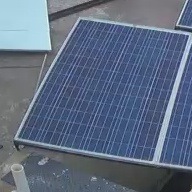
#> input picture Prueba 2/Panel_0.jpg, 192 x 192 px
$ jupyter execute 'segmentaciónycaracterización.ipynb'
#> lines starting #> are read from the running program, lines starting #| are printed output that depends on the picture; after the words box and inside, x2 and y2 are one past the last pixel; in counts of white or black regions, pixels touching at a corner belong together
# Segmentación

## SLIC: Simple Linear Iterative Clustering (metodo de super pixel).

[cell 1]
import cv2
from skimage.segmentation import slic
from skimage.data import astronaut
import matplotlib.pyplot as plt

img = cv2.imread("Panel_0.jpg")
#> img is the input picture: shape (192, 192, 3); mean B, G, R 129.2, 107.5, 93.8

#SLIC
segments1 = slic(img, n_segments=500, compactness=10)
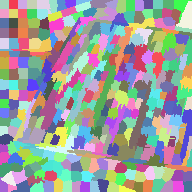
#> segments1: shape (192, 192) int64; 342 distinct labels, from 1 to 342; one colour per label, 0 black
segments2 = slic(img, n_segments=300, compactness=10)
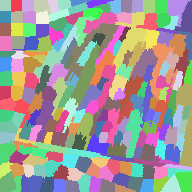
#> segments2: shape (192, 192) int64; 207 distinct labels, from 1 to 207; one colour per label, 0 black
segments3 = slic(img, n_segments=100, compactness=10)
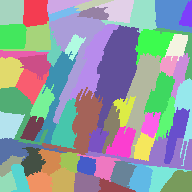
#> segments3: shape (192, 192) int64; 62 distinct labels, from 1 to 62; one colour per label, 0 black


#Visualizacion
plt.figure(1,figsize=(10,5))
plt.subplot(121),plt.imshow(img,cmap = 'gray')
plt.title('Laplacian'), plt.xticks([]), plt.yticks([])
plt.subplot(122),plt.imshow(segments1,cmap = 'gray')
plt.title('segments1'), plt.xticks([]), plt.yticks([])

plt.figure(2,figsize=(10,5))
plt.subplot(121),plt.imshow(segments2,cmap = 'gray')
plt.title('segments2'), plt.xticks([]), plt.yticks([])
plt.subplot(122),plt.imshow(segments3,cmap = 'gray')
plt.title('segments3'), plt.xticks([]), plt.yticks([])


plt.show()
#> figure, not shown here; B, G, R data is drawn as R, G, B

## SLIC Superpixel segmentation in scikit image (metodo de super pixel)

[cell 2]
from skimage.segmentation import slic, mark_boundaries
#from skimage.data import lena
from skimage.segmentation import slic as slic_wrap
import matplotlib.pyplot as plt

from skimage.data import astronaut

img = cv2.imread("Panel_3.jpg")
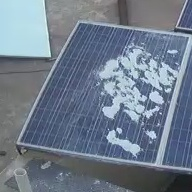
#> input picture Prueba 2/Panel_3.jpg, 192 x 192 px
#> img is the input picture: shape (192, 192, 3); mean B, G, R 139.8, 123.9, 111.4

#skimage version\n enforce_connectivity=False', size=9
slic2 = slic(img, 100, 10, sigma=1, enforce_connectivity=False)
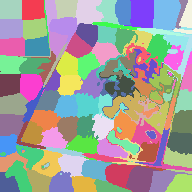
#> slic2: shape (192, 192) int64; 100 distinct labels, from 1 to 100; one colour per label, 0 black

#skimage version\n  enforce_connectivity=True', size=9
slic3 = slic(img, 100, 10, sigma=1, enforce_connectivity=True)
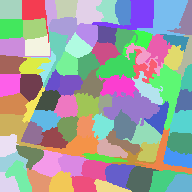
#> slic3: shape (192, 192) int64; 87 distinct labels, from 1 to 87; one colour per label, 0 black


#Visualizacion
plt.figure(1,figsize=(10,5))

plt.subplot(122),plt.imshow(mark_boundaries(img, slic2),cmap = 'gray')
plt.title('skimage version\n enforce_connectivity=False'), plt.xticks([]), plt.yticks([])

plt.show()
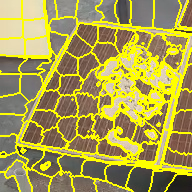
#> shown: shape (192, 192, 3) float64; mean R, G, B 0.662, 0.618, 0.314

# Caracterización

## SIFT

[cell 3]
import numpy as np
import cv2 as cv
#img = cv.imread('Panel_0.jpg')
gray= cv.cvtColor(img,cv.COLOR_BGR2GRAY)
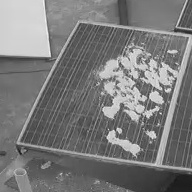
#> gray: shape (192, 192); min 22, max 243, mean 122
sift = cv.SIFT_create()
kp = sift.detect(gray,None)
#> kp = 260 keypoints; strongest (x, y, size): (152, 134, 5.1), (119, 130, 3.4), (168, 90, 3.1), (170, 74, 2.9)
img=cv.drawKeypoints(gray,kp,img)
cv.imwrite('sift_keypoints.jpg',img)
img=cv.drawKeypoints(gray,kp,img,flags=cv.DRAW_MATCHES_FLAGS_DRAW_RICH_KEYPOINTS)
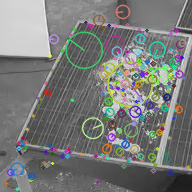
#> img: shape (192, 192, 3); mean B, G, R 120.5, 122.4, 120.5
cv.imwrite('sift_keypoints.jpg',img)
#> Out = True

[cell 4]
img=cv.drawKeypoints(gray,kp,img,flags=cv.DRAW_MATCHES_FLAGS_DRAW_RICH_KEYPOINTS)
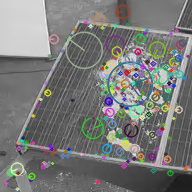
#> img: shape (192, 192, 3); 19.89% of pixels changed, all inside (x1, y1, x2, y2) = (3, 4, 191, 192)
cv.imwrite('sift_keypoints.jpg',img)

plt.imshow(img),plt.title('Imagen 1')
plt.show()
